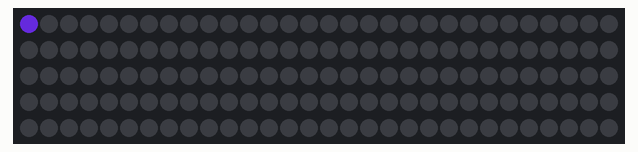
Bench run of a program on a simulated Raspberry Pi (BCM pin numbers). On the bench: 150 RGB LEDs in strip order, left to right, continuing on the next row. Dim RGB values are drawn brighter than linear.

Above: at 0.01 s.
At 3.9 s:
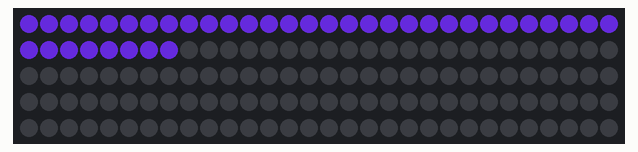
At 7.8 s:
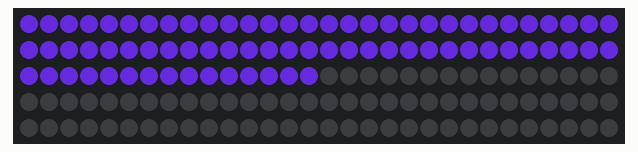
At 11.7 s:
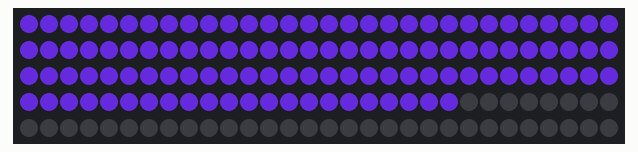
At 15.7 s:
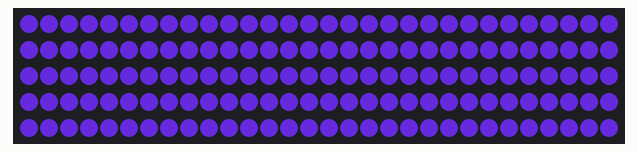

The program:

purple.py
```python
#! /usr/bin/env python

import time
from rpi_ws281x import *

# LED strip configuration:
LED_COUNT      = 150     # Number of LED pixels. 36 on bottom, 38, on side, 150 total
LED_PIN        = 10      # GPIO pin connected to the pixels (10 uses SPI /dev/spidev0.0).
LED_FREQ_HZ    = 800000  # LED signal frequency in hertz (usually 800khz)
LED_DMA        = 10      # DMA channel to use for generating signal (try 10)
LED_BRIGHTNESS = 255     # Set to 0 for darkest and 255 for brightest
LED_INVERT     = False   # True to invert the signal (when using NPN transistor level shift)
LED_CHANNEL    = 0       # set to '1' for GPIOs 13, 19, 41, 45 or 53

def purple(strip):
    try:
        red = 69
        green = 29
        blue = 151
        color = Color(red,green,blue)

        for i in range(strip.numPixels()):
            strip.setPixelColor(i,color)
            strip.show()
            time.sleep(0.1)

        while(True):
            time.sleep(1)
            strip.show()
            #for i in range(strip.numPixels()):
             #   strip.setPixelColorRGB(i,red,green,blue)

    except KeyboardInterrupt:
        for i in range(strip.numPixels()):
            strip.setPixelColorRGB(i,0,0,0)
        strip.show()


if __name__ == '__main__':
    strip = PixelStrip(LED_COUNT, LED_PIN, LED_FREQ_HZ, LED_DMA, LED_INVERT, LED_BRIGHTNESS, LED_CHANNEL)
    strip.begin()
    purple(strip)
```
